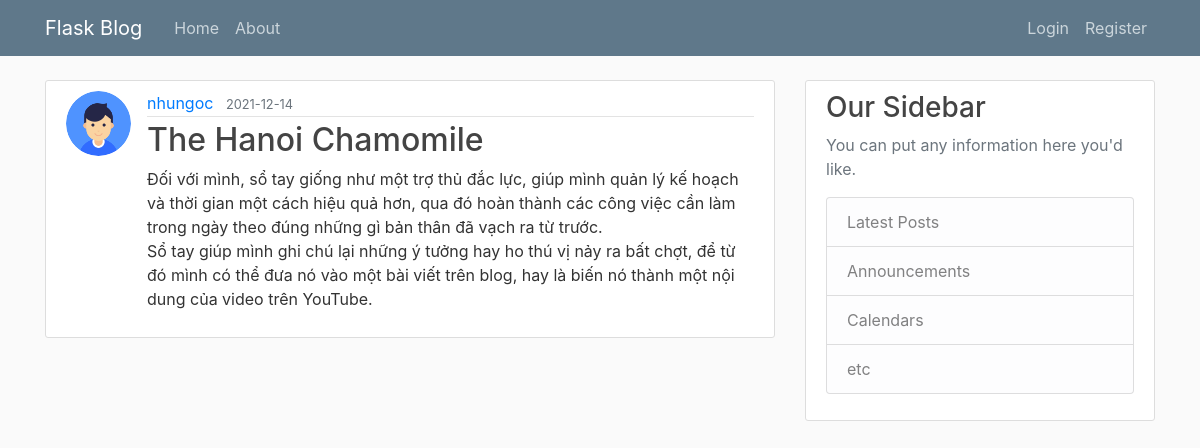
Screenshot of /post/3 with the database file from the repository.
### FlaskBlog/models.py (models this page shows, shortened)
class User(db.Model, UserMixin):
    id = db.Column(db.Integer, primary_key=True)
    username = db.Column(db.String(20), unique=True, nullable=False)
    email = db.Column(db.String(120), unique=True, nullable=False)
    image_file = db.Column(db.String(20), nullable=False, default='default.png')
    password = db.Column(db.String(60), nullable=False)
    posts = db.relationship('Post', backref='author', lazy=True)

class Post(db.Model):
    id = db.Column(db.Integer, primary_key=True)
    title = db.Column(db.String(100), nullable=False)
    date_posted = db.Column(db.DateTime, nullable=False, default=datetime.utcnow)
    content = db.Column(db.Text, nullable=False)
    user_id = db.Column(db.Integer, db.ForeignKey('user.id'), nullable=False)

### FlaskBlog/routes.py (the view)
@app.route("/post/<int:post_id>")
def post(post_id):
    post = Post.query.get_or_404(post_id)
    return render_template('post.html', title=post.title, post=post)

### FlaskBlog/templates/post.html (shortened to what this page needs)
{% extends "layout.html" %}
{% block content %}
  <article class="media content-section">
    <img class="rounded-circle article-img" src="{{ url_for('static', filename='avatar/' + post.author.image_file) }}">
    <div class="media-body">
      <div class="article-metadata">
        <a class="mr-2" href="#">{{ post.author.username }}</a>
        <small class="text-muted">{{ post.date_posted.strftime('%Y-%m-%d') }}</small>
      </div>
      <h2 class="article-title">{{ post.title }}</h2>
      <p class="article-content">{{ post.content }}</p>
    </div>
  </article>
{% endblock content %}

### FlaskBlog/static/main.css (style rules this page uses)
body { background: #fafafa; color: #333333; margin-top: 5rem; }
h1, h2, h3, h4, h5, h6 { color: #444444; }
.content-section { background: #ffffff; padding: 10px 20px; border: 1px solid #dddddd; border-radius: 3px; margin-bottom: 20px; }
.article-title { color: #444444; }
.article-content { white-space: pre-line; }
.article-img { height: 65px; width: 65px; margin-right: 16px; }
.article-metadata { padding-bottom: 1px; margin-bottom: 4px; border-bottom: 1px solid #e3e3e3 }

### rows the page displays
User: image_file (placeholder picture), author.username "nhungoc"
Post: date_posted "2021-12-14", title "The Hanoi Chamomile", content "Đối với mình, sổ tay giống như một trợ thủ đắc lực, giúp mình quản lý kế hoạch và thời gian một cách hiệu quả hơn, qua đó hoàn thành các công việc cần làm trong ngày theo đúng những gì bản thân đã vạch ra từ trước. Sổ tay giúp mình ghi chú lại những ý tưởng hay ho thú vị nảy ra bất chợt, để từ đó mình có thể đưa nó vào một bài viết trên blog, hay là biến nó thành một nội dung của video trên YouTube."
